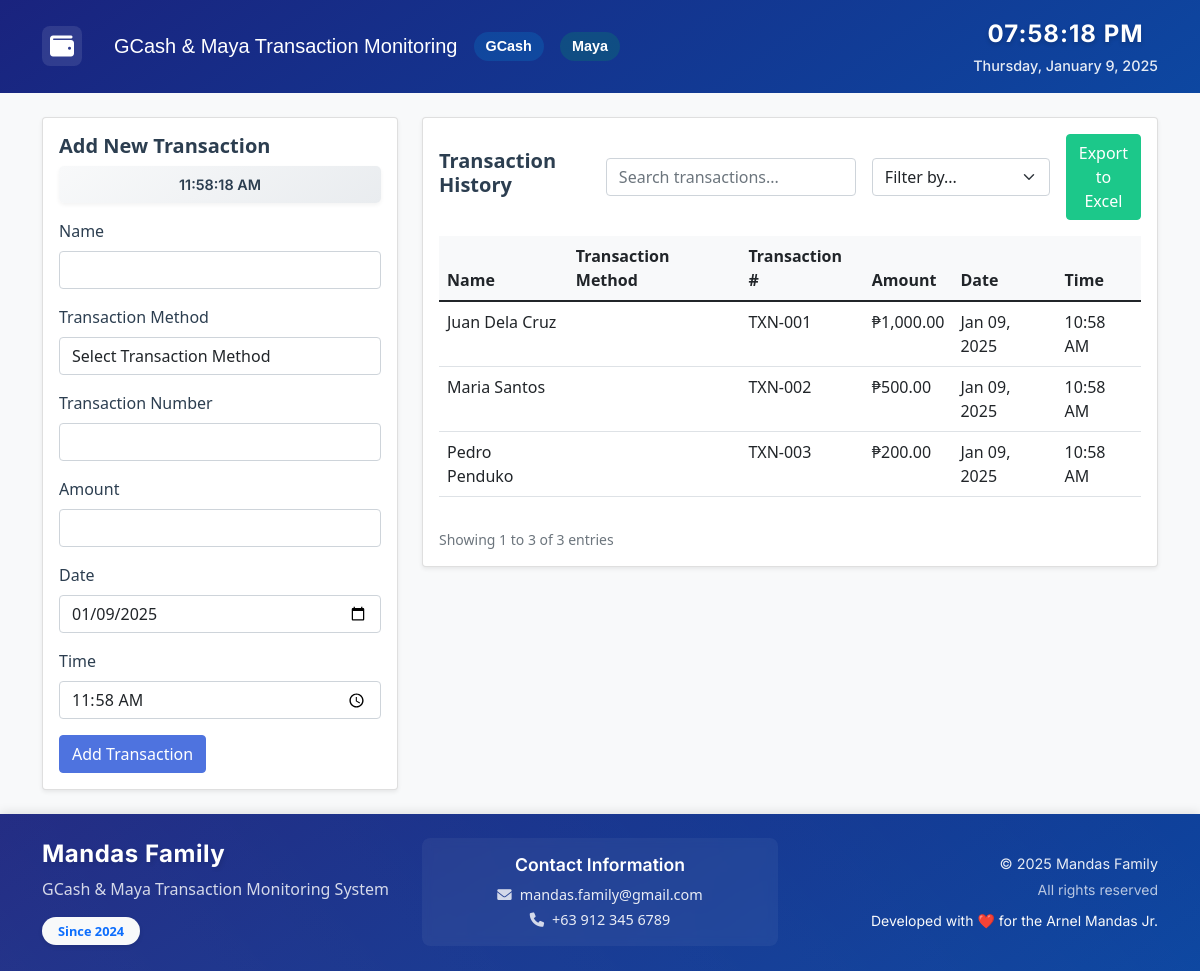
The page / on the database its author committed.
### tables this page shows
CREATE TABLE IF NOT EXISTS transactions (
    id INT AUTO_INCREMENT PRIMARY KEY,
    name VARCHAR(255) NOT NULL,
    transaction_number VARCHAR(50) NOT NULL,
    reference_number VARCHAR(100),
    amount DECIMAL(10,2) NOT NULL,
    category_id INT,
    status_id INT DEFAULT 1,
    notes TEXT,
    sender_phone VARCHAR(20),
    receiver_phone VARCHAR(20),
    transaction_date DATE NOT NULL,
    transaction_time TIME NOT NULL,
    created_at TIMESTAMP DEFAULT CURRENT_TIMESTAMP,
    FOREIGN KEY (category_id) REFERENCES transaction_categories(id),
    FOREIGN KEY (status_id) REFERENCES transaction_status(id)
);

### functions/transactions.php (called while the page is built, shortened)
<?php
function getAllTransactions($pdo) {
    try {
        $stmt = $pdo->query("SELECT * FROM transactions ORDER BY transaction_date DESC, transaction_time DESC");
        return $stmt->fetchAll(PDO::FETCH_ASSOC);
    } catch(PDOException $e) {
        return [];
    }
}
function formatAmount($amount) {
    return '₱' . number_format($amount, 2);
}
function getPaginatedTransactions($pdo, $start, $perPage) {
    $stmt = $pdo->prepare("
        SELECT * FROM transactions
        ORDER BY transaction_date DESC, transaction_time DESC
        LIMIT :start, :perPage
    ");
    $stmt->bindValue(':start', $start, PDO::PARAM_INT);
    $stmt->bindValue(':perPage', $perPage, PDO::PARAM_INT);
    $stmt->execute();
    return $stmt->fetchAll(PDO::FETCH_ASSOC);
}
function getTotalTransactions($pdo) {
    $stmt = $pdo->query("SELECT COUNT(*) FROM transactions");
    return $stmt->fetchColumn();
}
?>

### index.php (the view, shortened to what this page needs)
<?php
require_once 'config/database.php';
require_once 'functions/transactions.php';
$transactions = getAllTransactions($pdo);
?>
<!DOCTYPE html>
<html lang="en">
<head>
    <link href="https://cdn.jsdelivr.net/npm/bootstrap@5.1.3/dist/css/bootstrap.min.css" rel="stylesheet">
    <link href="assets/css/style.css" rel="stylesheet">
    <link rel="stylesheet" href="https://cdnjs.cloudflare.com/ajax/libs/font-awesome/6.0.0/css/all.min.css">
</head>
<body>
    <nav class="navbar navbar-dark bg-primary mb-4">
        <div class="container">
            <div class="d-flex align-items-center justify-content-between w-100">
                <div class="d-flex align-items-center">
                    <div class="navbar-brand-container d-flex align-items-center">
                        <div class="brand-logo me-3">
                            <div class="navbar-logo-fallback">
                                <i class="fas fa-wallet"></i>
                            </div>
                        </div>
                        <span class="navbar-brand">GCash & Maya Transaction Monitoring</span>
                    </div>
                    <div class="payment-logos ms-3">
                        <div class="payment-logo-text gcash">GCash</div>
                        <div class="payment-logo-text maya">Maya</div>
                    </div>
                </div>
                <div class="datetime-display">
                    <div id="digital-clock"></div>
                </div>
            </div>
        </div>
    </nav>
    <div class="container">
        <div class="row">
            <div class="col-md-4">
                <div class="card">
                    <div class="card-body">
                        <h5 class="card-title">Add New Transaction</h5>
                        <form method="POST">
                            <div class="mb-3">
                                <label class="form-label">Name</label>
                                <input type="text" name="name" class="form-control" required>
                            </div>
                            <div class="mb-3">
                                <label class="form-label">Transaction Method</label>
                                <select name="transaction_method" class="form-control" required>
                                    <option value="">Select Transaction Method</option>
                                </select>
                            </div>
                            <div class="mb-3">
                                <label class="form-label">Transaction Number</label>
                                <input type="text" name="transaction_number" class="form-control" required>
                            </div>
                            <div class="mb-3">
                                <label class="form-label">Amount</label>
                                <input type="number" name="amount" class="form-control" step="0.01" required>
                            </div>
                            <div class="mb-3">
                                <label class="form-label">Date</label>
                                <input type="date" name="date" class="form-control" value="<?= date('Y-m-d') ?>" required>
                            </div>
                            <div class="mb-3">
                                <label class="form-label">Time</label>
                                <input type="time" name="time" class="form-control" value="<?= date('H:i') ?>" required>
                            </div>
                            <button type="submit" class="btn btn-primary">Add Transaction</button>
                        </form>
                    </div>
                </div>
            </div>
            <div class="col-md-8">
                <div class="card">
                    <div class="card-body">
                        <div class="d-flex justify-content-between align-items-center mb-3">
                            <h5 class="card-title">Transaction History</h5>
                            <div class="d-flex align-items-center gap-3">
                                <div class="search-container">
                                    <input type="text" id="searchInput" class="form-control" placeholder="Search transactions...">
                                </div>
                                <select id="filterSelect" class="form-select">
                                    <option value="">Filter by...</option>
                                </select>
                                <form method="POST" class="mb-0">
                                    <button type="submit" class="btn btn-success">Export to Excel</button>
                                </form>
                            </div>
                        </div>
                        <div class="table-responsive">
                            <table class="table" id="transactionTable">
                                <thead>
                                    <tr>
                                        <th>Name</th>
                                        <th>Transaction Method</th>
                                        <th>Transaction #</th>
                                        <th>Amount</th>
                                        <th>Date</th>
                                        <th>Time</th>
                                    </tr>
                                </thead>
                                <tbody>
                                    <?php
                                    $page = isset($_GET['page']) ? (int)$_GET['page'] : 1;
                                    $perPage = 10;
                                    $start = ($page - 1) * $perPage;
                                    $transactions = getPaginatedTransactions($pdo, $start, $perPage);
                                    $totalTransactions = getTotalTransactions($pdo);
                                    foreach($transactions as $transaction):
                                    ?>
                                    <tr>
                                        <td><?= htmlspecialchars($transaction['name']) ?></td>
                                        <td><?= htmlspecialchars(ucfirst($transaction['transaction_method'])) ?></td>
                                        <td><?= htmlspecialchars($transaction['transaction_number']) ?></td>
                                        <td><?= formatAmount($transaction['amount']) ?></td>
                                        <td><?= date('M d, Y', strtotime($transaction['transaction_date'])) ?></td>
                                        <td><?= date('h:i A', strtotime($transaction['transaction_time'])) ?></td>
                                    </tr>
                                    <?php endforeach; ?>
                                </tbody>
                            </table>
                        </div>
                        <div class="d-flex justify-content-between align-items-center mt-3">
                            <div class="pagination-info">
                                Showing <?= $start + 1 ?> to <?= min($start + $perPage, $totalTransactions) ?> of <?= $totalTransactions ?> entries
                            </div>
                        </div>
                    </div>
                </div>
            </div>
        </div>
    </div>
    <?php include 'includes/footer.php'; ?>
</body>
</html>

### includes/footer.php
<footer class="footer mt-auto">
    <div class="footer-content py-4">
        <div class="container">
            <div class="row g-4 align-items-center">
                <div class="col-lg-4 col-md-6">
                    <div class="footer-brand">
                        <h4 class="mb-2">Mandas Family</h4>
                        <p class="mb-0">GCash & Maya Transaction Monitoring System</p>
                        <div class="footer-social mt-3">
                            <span class="badge bg-light text-primary">Since 2024</span>
                        </div>
                    </div>
                </div>
                <div class="col-lg-4 col-md-6">
                    <div class="footer-contact text-center">
                        <h5 class="mb-2">Contact Information</h5>
                        <p class="mb-1"><i class="fas fa-envelope me-2"></i>mandas.family@gmail.com</p>
                        <p class="mb-0"><i class="fas fa-phone me-2"></i>+63 912 345 6789</p>
                    </div>
                </div>
                <div class="col-lg-4 col-md-12">
                    <div class="footer-info text-center text-lg-end">
                        <div class="copyright-text">
                            <p class="mb-1">&copy; <?php echo date('Y'); ?> Mandas Family</p>
                            <small class="d-block">All rights reserved</small>
                        </div>
                        <div class="developer-credit mt-2">
                            <small class="text-light">Developed with <span class="heart">❤️</span> for the Arnel Mandas Jr.</small>
                        </div>
                    </div>
                </div>
            </div>
        </div>
    </div>
</footer>

### assets/css/style.css (style rules this page uses)
body { background-color: #f8f9fa; min-height: 100vh; display: flex; flex-direction: column; }
.container { flex: 1 0 auto; }
.footer { flex-shrink: 0; }
.navbar { background: linear-gradient(145deg, #1a237e, #0d47a1) !important; padding: 1rem; }
.navbar .container { display: flex; justify-content: space-between; align-items: center; }
.card { box-shadow: 0 0.125rem 0.25rem rgba(0,0,0,.075); margin-bottom: 1.5rem; }
.card-title { color: #2c3e50; font-weight: 600; }
.form-label { font-weight: 500; color: #2c3e50; }
.table thead th { background-color: #f8f9fa; border-top: none; font-weight: 600; }
.btn-primary { background-color: #4e73df; border-color: #4e73df; }
.btn-success { background-color: #1cc88a; border-color: #1cc88a; }
.navbar { font-family: 'Poppins', sans-serif; animation: fadeInDown 0.5s ease-in-out; }
.footer { background: linear-gradient(145deg, #1a237e, #0d47a1); color: white; margin-top: 3rem; box-shadow: 0 -2px 10px rgba(0,0,0,0.1); }
.footer-content { position: relative; z-index: 1; }
.footer-content::before { content: ''; position: absolute; top: 0; left: 0; right: 0; bottom: 0; background: linear-gradient(45deg, rgba(255,255,255,0.05) 0%, rgba(255,255,255,0) 100%); z-index: -1; }
.footer-brand h4 { font-family: 'Inter', sans-serif; font-weight: 700; font-size: 1.5rem; letter-spacing: 0.5px; color: #fff; text-shadow: 2px 2px 4px rgba(0,0,0,0.1); }
.footer-brand p { font-size: 1rem; opacity: 0.9; color: rgba(255,255,255,0.9); }
.footer-social .badge { font-size: 0.8rem; padding: 0.5rem 1rem; border-radius: 20px; box-shadow: 0 2px 4px rgba(0,0,0,0.1); transition: all 0.3s ease; }
.footer-contact { padding: 1rem; border-radius: 8px; background: rgba(255,255,255,0.05); backdrop-filter: blur(5px); }
.footer-contact h5 { font-family: 'Inter', sans-serif; font-weight: 600; color: #fff; font-size: 1.1rem; }
.footer-contact p { font-size: 0.9rem; color: rgba(255,255,255,0.9); margin-bottom: 0.5rem; }
.footer-contact i { color: rgba(255,255,255,0.8); }
.footer-info { font-family: 'Inter', sans-serif; }
.copyright-text p { font-size: 0.9rem; margin-bottom: 0.2rem; color: rgba(255,255,255,0.9); }
.copyright-text small { color: rgba(255,255,255,0.7); }
.developer-credit small { position: relative; color: rgba(255,255,255,0.8); }
.developer-credit .heart { display: inline-block; transition: transform 0.3s ease; }
.navbar-brand-container { display: flex; align-items: center; }
.search-container { min-width: 250px; }
.pagination-info { color: #6c757d; font-size: 0.875rem; }
#transactionTable th { cursor: pointer; position: relative; }
#filterSelect { min-width: 150px; }
.table-responsive { margin-bottom: 1rem; }
.payment-logos { display: flex; align-items: center; gap: 1rem; }
.navbar-brand-container { display: flex; align-items: center; gap: 1rem; }
.navbar-brand { margin-right: 0; white-space: nowrap; }
.payment-logo-text { padding: 4px 12px; border-radius: 15px; font-size: 0.9rem; font-weight: 600; color: white; background: rgba(255, 255, 255, 0.1); transition: all 0.3s ease; }
.payment-logo-text.gcash { background: rgba(0, 156, 222, 0.2); }
.payment-logo-text.maya { background: rgba(0, 176, 80, 0.2); }
.brand-logo { display: flex; align-items: center; }
.navbar-logo-fallback { width: 40px; height: 40px; background: rgba(255, 255, 255, 0.1); border-radius: 8px; display: flex; align-items: center; justify-content: center; font-size: 1.5rem; color: white; }

### rows shown on the page
transactions: name "Juan Dela Cruz", transaction_number "TXN-001", amount "₱1,000.00", transaction_date "Jan 09, 2025", transaction_time "10:58 AM"
transactions: name "Maria Santos", transaction_number "TXN-002", amount "₱500.00", transaction_date "Jan 09, 2025", transaction_time "10:58 AM"
transactions: name "Pedro Penduko", transaction_number "TXN-003", amount "₱200.00", transaction_date "Jan 09, 2025", transaction_time "10:58 AM"

### other values the page prints
$start + 1 "1"
min($start + $perPage, $totalTransactions) "3"
$totalTransactions "3"
